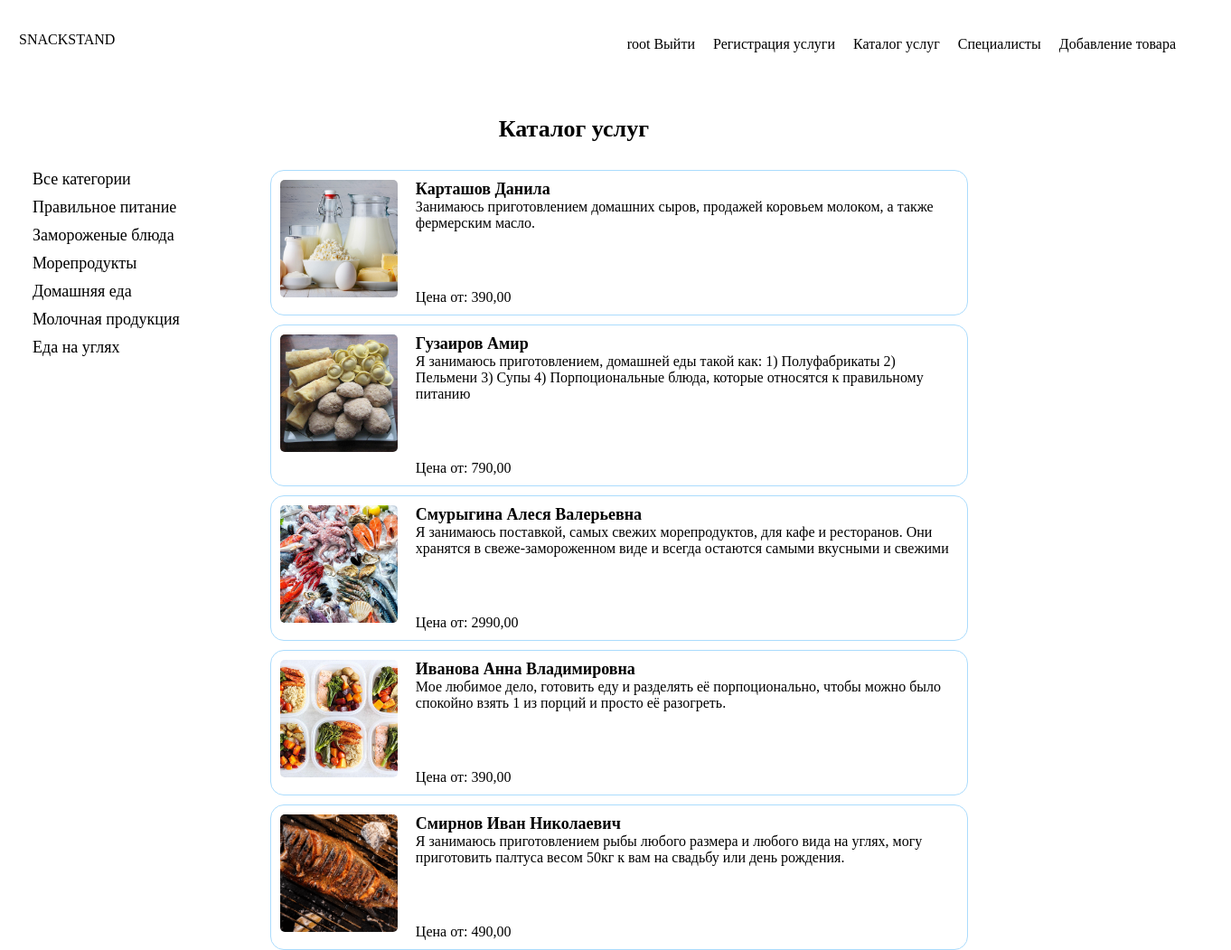
Page /catalog/ (signed in) on the committed database.
### account/models.py (models this page shows, shortened)
class User(AbstractUser):
    photo = models.ImageField(upload_to='users/%Y/%m/%d/', default=None, blank=True, null=True,
                              verbose_name='Фотография')
    class Meta:
        verbose_name = 'Пользователь'
        verbose_name_plural = 'Пользователи'

### catalog/models.py (models this page shows, shortened)
class Category(models.Model):
    name = models.CharField("Название категории", max_length=100, unique=True, )
    slug = models.SlugField(max_length=80, unique=True, null=True, db_index=True, verbose_name="URL")
    class Meta:
        db_table = 'category'
        verbose_name = "Категорию"
        verbose_name_plural = "Категории"

class Service(models.Model):
    name = models.CharField("ФИО", max_length=100)
    slug = models.SlugField(max_length=255, unique=True, db_index=True, verbose_name="URL")
    description = models.TextField("Описание")
    photo = models.ImageField("Фото", upload_to='media/products')
    price = models.DecimalField("Цена", max_digits=10, decimal_places=2)
    category = models.ManyToManyField(Category, blank=True, verbose_name="Категория")
    class Meta:
        verbose_name = "Услуга"
        verbose_name_plural = "Услуги"

### catalog/views.py (the view)
# urls.py: path('', views.IndexListView.as_view(), name='index'),
class IndexListView(ListView):
    model = Service
    template_name = 'catalog/catalog.html'
    context_object_name = 'posts'
    def get_context_data(self, **kwargs):
        context = super().get_context_data(**kwargs)
        context['categories'] = Category.objects.all()
        context['test'] = 'Хоть что'
        return context

### catalog/templates/catalog/catalog.html (shortened to what this page needs)
{% extends "base.html" %}
{% load static %}
{% block content %}
    <section class="catalog-container">
        <ul class="select-menu">
            <li><a class="" href="{% url "catalog:index" %}">Все категории</a></li>
            {% for category in categories %}
                <li><a class="" href="{% url "catalog:category" category.slug %}">{{ category.name }}</a></li>
            {% endfor %}
        </ul>
    <div class="catalog1">
    <h2 class="Name-catalog">Каталог услуг</h2>
        <div class="catalog">
            <a href="{% url 'company' %}">
            {% for datum in posts %}
                <div class="catalog-item">
                    <div class="catalog-fotos">
                        <img class="cover" src="{{ datum.photo.url }}" alt="{{ datum.photo.name }}">
                    </div>
                    <div class="catalog-content">
                        <p class="name">{{ datum.name }}</p>
                        <p class="truncate">{{ datum.description }}</p>
                        <ul>
                            <li class="price">Цена от: {{ datum.price }}</li>
                        </ul>
                    </div>
                </div>
            {% endfor %}
            </a>
        </div>
    </div>
    </section>
{% endblock %}

### templates/base.html (shortened to what this page needs)
{% load static %}
<!DOCTYPE html>
<html lang="en">
<head>
    <link rel="stylesheet" type="text/css" href="{% static 'css/style.css' %}">
</head>
<body>
<header>
    <div class="contik">
        <a href="{% url "home" %}">SNACKSTAND</a>
        <div class="search-container">
            <nav class="navigation">
                <ul class="navigation-content">
                    {% if user.is_authenticated %}
                        <li> {{ user.username }} <a href="{% url "account:logout" %}">Выйти</a></li>
                    {% else %}
                        <ul class="navigation-content-position">
                        <li><a href=    "{% url "account:login" %}">Войти</a><a href="{% url "account:registration" %}">Регистрация</a>
                        </li>
                    {% endif %}
                    <li><a href="{% url "account:organisation" %}">Регистрация услуги</a></li>
                    <li><a href="{% url "catalog:index" %}">Каталог услуг</a></li>
                    <li><a href="{% url "company" %}">Специалисты</a></li>
                    <li><a href="{% url "catalog:add_service" %}">Добавление товара</a></li>
                    </ul>
            </nav>
        </div>
    </div>
</header>
<main>
    {% block content %}
    {% endblock %}
</main>
</body>
</html>

### static/css/style.css (style rules this page uses)
* { padding: 0; margin: 0; }
.navigation { display: flex; align-items: center; justify-content: space-between; margin-top: 10px; }
.navigation-content { display: flex; margin: 20px; list-style: none; float: left; }
nav { display: block; }
.navigation-content a { text-decoration: none; margin-right: 20px; }
section { padding: 0 15px; }
.Name-catalog { margin: 0 0 20px 0; text-align: center; font-size: 26px; }
.catalog { display: grid; justify-content: space-between; align-items: center; margin-left: 100px; }
.catalog-container { display: flex; justify-content: start; margin-top: 50px; }
.catalog-content { padding: 10px; }
.catalog-content ul { list-style: none; margin-top: 64px; display: flex; }
.catalog-item { display: flex; border-radius: 15px; margin-top: 10px; border: 1px #ABDCFD solid; }
.catalog-item img { width: 130px; height: 130px; object-fit: cover; border-radius: 10%; padding: 10px; }
.name { font-size: 18px; font-weight: bold; }
.truncate { overflow: hidden; text-overflow: ellipsis; word-wrap: break-word; width: 600px; }
main { width: 1320px; margin-left: auto; margin-right: auto; padding-left: 16px; padding-right: 16px; }
.contik { max-width: 1320px; margin-left: auto; margin-right: auto; padding: 10px 16px 0 16px; display: flex; justify-content: space-between; align-items: center; }
.search-container { margin-left: 30px; align-items: flex-end; justify-content: right; display: inline-flex; }
.select-menu { margin-top: 60px; }
.select-menu li { list-style: none; font-size: 18px; padding: 0 0 10px 0; }
a { text-decoration: none; color: black; }
h2 { margin-top: 2%; margin-bottom: 30px; }

### rows in the picture
User: username "root"
Category: name "Правильное питание"
Category: name "Замороженые блюда"
Category: name "Морепродукты"
Category: name "Домашняя еда"
Category: name "Молочная продукция"
Category: name "Еда на углях"
Service: photo (picture), name "Карташов Данила", description "Занимаюсь приготовлением домашних сыров, продажей коровьем молоком, а также фермерским масло.", price "390,00"
Service: photo (picture), name "Гузаиров Амир", description "Я занимаюсь приготовлением, домашней еды такой как: 1) Полуфабрикаты 2) Пельмени 3) Супы 4) Порпоциональные блюда, которые относятся к правильному питанию", price "790,00"
Service: photo (picture), name "Смурыгина Алеся Валерьевна", description "Я занимаюсь поставкой, самых свежих морепродуктов, для кафе и ресторанов. Они хранятся в свеже-замороженном виде и всегда остаются самыми вкусными и свежими", price "2990,00"
Service: photo (picture), name "Иванова Анна Владимировна", description "Мое любимое дело, готовить еду и разделять её порпоционально, чтобы можно было спокойно взять 1 из порций и просто её разогреть.", price "390,00"
Service: photo (picture), name "Смирнов Иван Николаевич", description "Я занимаюсь приготовлением рыбы любого размера и любого вида на углях, могу приготовить палтуса весом 50кг к вам на свадьбу или день рождения.", price "490,00"
